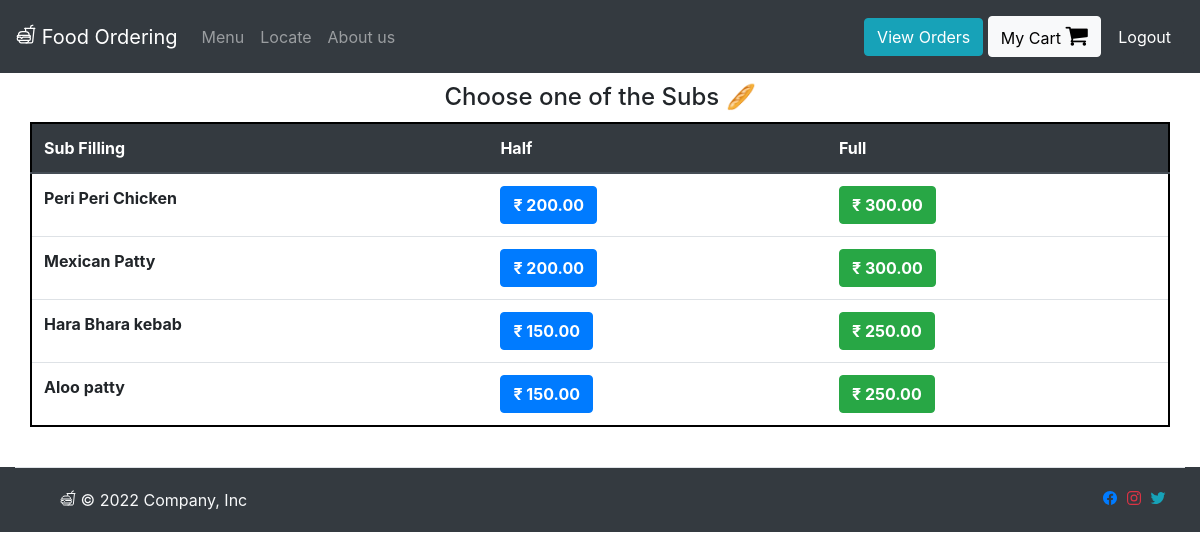
The app's page /Subs (signed in) with its own data.
### orders/models.py (models this page shows, shortened)
class Sub(models.Model):
    sub_filling = models.CharField(max_length=200)
    small_price = models.DecimalField(max_digits=6, decimal_places=2)
    large_price = models.DecimalField(max_digits=6, decimal_places=2)

### orders/views.py (the view)
# urls.py: path("Subs", views.subs, name="subs"),
def subs(request):
    if request.user.is_authenticated:
        return render(request, "orders/sub.html", context = {"dishes":Sub.objects.all})
    else:
        return redirect("orders:login")

### orders/templates/orders/sub.html
{% extends 'orders/header.html' %}
{% block content %}
    <div class="container">
      <h4 style="margin:10px; text-align:center;"> Choose one of the Subs &#x1f956 </h4>
      <div class="row justify-content-center" >
        <table class="table"  style="border: 2px solid black">
          <thead class="thead-dark">
            <tr>
              <th scope="col">Sub Filling</th>
              <th scope="col">Half</th>
              <th scope="col">Full</th>
            </tr>
          </thead>
          <tbody>
            {% for dish in dishes %}
              <tr>
                <th>{{dish.sub_filling}}</th>
                <td><button type="button" class="btn btn-primary" onclick="add_to_cart({item_description:'Small Sub - {{dish.sub_filling}}' , price:{{dish.small_price}} })"><strong>&#x20B9; {{dish.small_price}}</strong></button></td>
                <td><button type="button" class="btn btn-success" onclick="add_to_cart({item_description:'Large Sub - {{dish.sub_filling}}' , price:{{dish.large_price}} })"><strong>&#x20B9; {{dish.large_price}}</strong></button></td>
              </tr>
            {% endfor %}
          </tbody>
        </table>
      </div>
    </div>
{% endblock %}

### records on screen
Sub: sub_filling "Peri Peri Chicken", small_price "200.00", large_price "300.00"
Sub: sub_filling "Mexican Patty", small_price "200.00", large_price "300.00"
Sub: sub_filling "Hara Bhara kebab", small_price "150.00", large_price "250.00"
Sub: sub_filling "Aloo patty", small_price "150.00", large_price "250.00"
